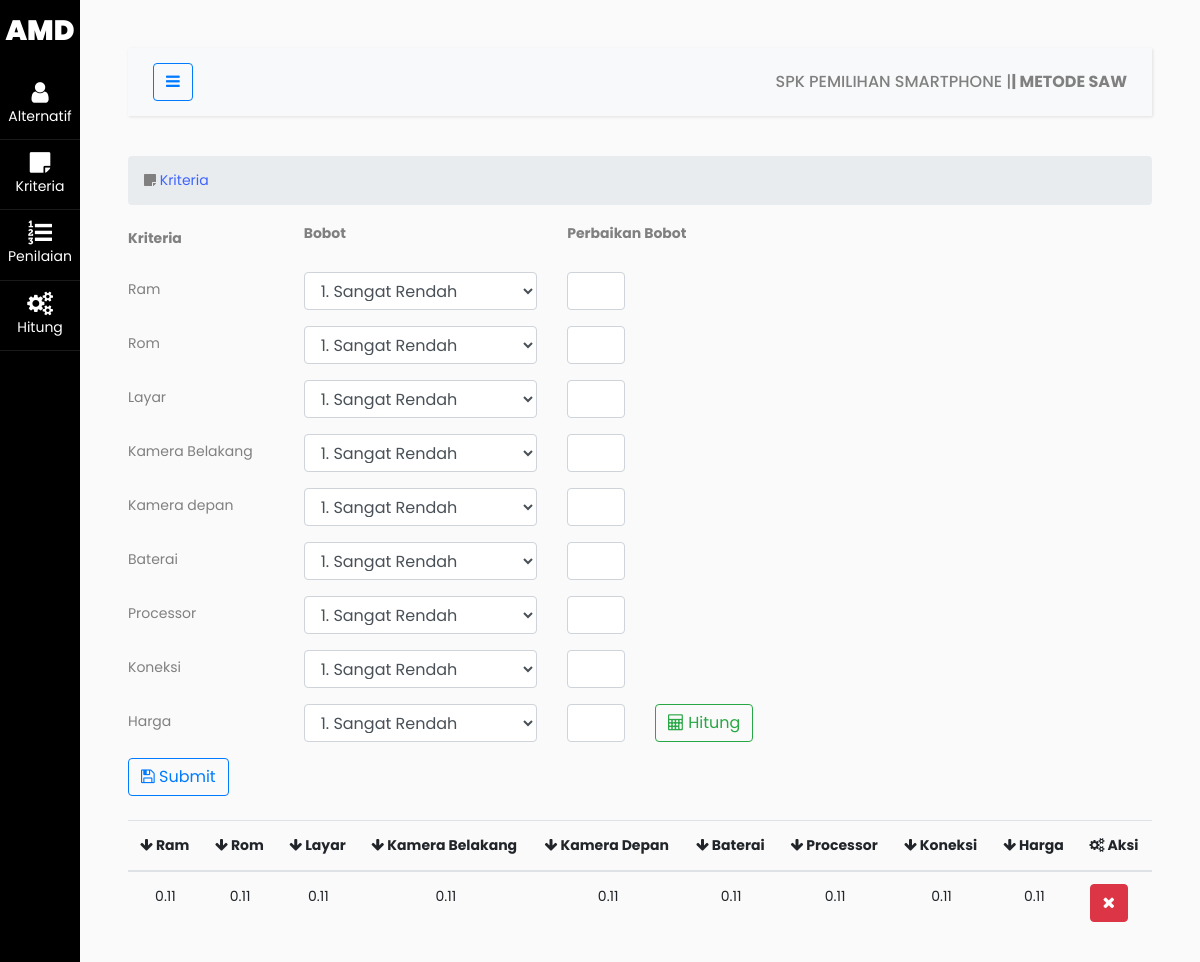
/spk/kriteria.php, run on the app's committed database.
### tables this page shows
CREATE TABLE `saw_kriteria` (
  `no` int(11) NOT NULL AUTO_INCREMENT,
  `ram` float NOT NULL,
  `rom` float NOT NULL,
  `layar` float NOT NULL,
  `kamerabl` float NOT NULL,
  `kameradp` float NOT NULL,
  `baterai` float NOT NULL,
  `processor` float NOT NULL,
  `koneksi` float NOT NULL,
  `harga` float NOT NULL,
  PRIMARY KEY (`no`)
);

### spk/kriteria.php (the view, shortened to what this page needs)
<!doctype html>
<html lang="en">
<?php
include 'components/head.php';
?>
<body>
  <div class="wrapper d-flex align-items-stretch">
    <?php
    include 'components/sidebar.php';
    ?>
    <div id="content" class="p-4 p-md-5">
      <?php
      include 'components/navbar.php';
      ?>
      <section id="main-content">
        <section class="wrapper">
          <div class="row">
            <div class="col-lg-12">
              <ol class="breadcrumb">
                <li><i class="fa fa-sticky-note"></i><a href="kriteria.php"> Kriteria</a></li>
              </ol>
            </div>
          </div>
          <?php
          include 'koneksi.php';
          ?>
          <form class="form-validate form-horizontal" id="register_form" method="post" action="">
            <div class="form-group row">
              <label class="col-sm-2 col-form-label"><b>Kriteria</b></label>
              <div class="col-sm-3">
                <label><b>Bobot</b></label>
              </div>
              <div class="col-sm-2">
                <label><b>Perbaikan Bobot</b></label>
              </div>
            </div>
            <div class="form-group row">
              <label class="col-sm-2 col-form-label">Ram</label>
              <div class="col-sm-3">
                <select class="form-control" name="ram_param" id="ram_param">
                  <option>1. Sangat Rendah</option>
                </select>
              </div>
              <div class="col-sm-1">
                <input type="text" class="form-control" name="ram" id="ram">
              </div>
            </div>
            <div class="form-group row">
              <label class="col-sm-2 col-form-label">Rom</label>
              <div class="col-sm-3">
                <select class="form-control" name="rom_param" id="rom_param">
                  <option>1. Sangat Rendah</option>
                </select>
              </div>
              <div class="col-sm-1">
                <input type="text" class="form-control" name="rom" id="rom">
              </div>
            </div>
            <div class="form-group row">
              <label class="col-sm-2 col-form-label">Layar</label>
              <div class="col-sm-3">
                <select class="form-control" name="layar_param" id="layar_param">
                  <option>1. Sangat Rendah</option>
                </select>
              </div>
              <div class="col-sm-1">
                <input type="text" class="form-control" name="layar" id="layar">
              </div>
            </div>
            <div class="form-group row">
              <label class="col-sm-2 col-form-label">Kamera Belakang</label>
              <div class="col-sm-3">
                <select class="form-control" name="kamerabl_param" id="kamerabl_param">
                  <option>1. Sangat Rendah</option>
                </select>
              </div>
              <div class="col-sm-1">
                <input type="text" class="form-control" name="kamerabl" id="kamerabl">
              </div>
            </div>
            <div class="form-group row">
              <label class="col-sm-2 col-form-label">Kamera depan</label>
              <div class="col-sm-3">
                <select class="form-control" name="kameradp_param" id="kameradp_param">
                  <option>1. Sangat Rendah</option>
                </select>
              </div>
              <div class="col-sm-1">
                <input type="text" class="form-control" name="kameradp" id="kameradp">
              </div>
            </div>
            <div class="form-group row">
              <label class="col-sm-2 col-form-label">Baterai</label>
              <div class="col-sm-3">
                <select class="form-control" name="baterai_param" id="baterai_param">
                  <option>1. Sangat Rendah</option>
                </select>
              </div>
              <div class="col-sm-1">
                <input type="text" class="form-control" name="baterai" id="baterai">
              </div>
            </div>
            <div class="form-group row">
              <label class="col-sm-2 col-form-label">Processor</label>
              <div class="col-sm-3">
                <select class="form-control" name="processor_param" id="processor_param">
                  <option>1. Sangat Rendah</option>
                </select>
              </div>
              <div class="col-sm-1">
                <input type="text" class="form-control" name="processor" id="processor">
              </div>
            </div>
            <div class="form-group row">
              <label class="col-sm-2 col-form-label">Koneksi</label>
              <div class="col-sm-3">
                <select class="form-control" name="koneksi_param" id="koneksi_param">
                  <option>1. Sangat Rendah</option>
                </select>
              </div>
              <div class="col-sm-1">
                <input type="text" class="form-control" name="koneksi" id="koneksi">
              </div>
            </div>
            <div class="form-group row">
              <label class="col-sm-2 col-form-label">Harga</label>
              <div class="col-sm-3">
                <select class="form-control" name="harga_param" id="harga_param">
                  <option>1. Sangat Rendah</option>
                </select>
              </div>
              <div class="col-sm-1">
                <input type="text" class="form-control" name="harga" id="harga">
              </div>
              <div class="col-sm-2">
                <button class="btn btn-outline-success" type="button" id="hitung" onclick="fungsiku()" name="hitung"><i class="fa fa-calculator"></i> Hitung</button>
              </div>
            </div>
            <div class="mb-4">
              <button class="btn btn-outline-primary" type="submit" name="submit"><i class="fa fa-save"></i> Submit</button>
            </div>
          </form>
          <table class="table">
            <thead>
              <tr>
                <th><i class="fa fa-arrow-down"></i> Ram</th>
                <th><i class="fa fa-arrow-down"></i> Rom</th>
                <th><i class="fa fa-arrow-down"></i> Layar</th>
                <th><i class="fa fa-arrow-down"></i> Kamera Belakang</th>
                <th><i class="fa fa-arrow-down"></i> Kamera Depan</th>
                <th><i class="fa fa-arrow-down"></i> Baterai</th>
                <th><i class="fa fa-arrow-down"></i> Processor</th>
                <th><i class="fa fa-arrow-down"></i> Koneksi</th>
                <th><i class="fa fa-arrow-down"></i> Harga</th>
                <th><i class="fa fa-cogs"></i> Aksi</th>
              </tr>
            </thead>
            <?php
            $sql = "SELECT * FROM saw_kriteria";
            $hasil = $conn->query($sql);
            $rows = $hasil->num_rows;
            if ($rows > 0) {
              while ($row = $hasil->fetch_row()) {
            ?>
                <tr>
                  <td Align="center"><?= $row[1] ?></td>
                  <td Align="center"><?= $row[2] ?></td>
                  <td Align="center"><?= $row[3] ?></td>
                  <td Align="center"><?= $row[4] ?></td>
                  <td Align="center"><?= $row[5] ?></td>
                  <td Align="center"><?= $row[6] ?></td>
                  <td Align="center"><?= $row[7] ?></td>
                  <td Align="center"><?= $row[8] ?></td>
                  <td Align="center"><?= $row[9] ?></td>
                  <td>
                    <div class="btn-group">
                      <a class="btn btn-danger" href="kriteria_hapus.php?id=<?= $row[0] ?>"><i class="fa fa-close"></i></a>
                    </div>
                  </td>
                </tr>
            <?php }
            } else {
              echo "<tr>
                  <td>Data Tidak Ada</td>
              <tr>";
            } ?>
          </table>
        </section>
      </section>
    </div>
  </div>
</body>
</html>

### data on the page
saw_kriteria: ram "0.11", rom "0.11", layar "0.11", kamerabl "0.11", kameradp "0.11", baterai "0.11", processor "0.11", koneksi "0.11", harga "0.11"
